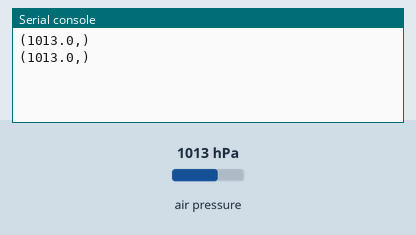
This program was run on a simulated CircuitPython board. On the bench: the last lines printed to the serial console. The inputs (shaded band) are chosen by the test bench; at power-on: air pressure 1013 hPa.

Above: at 1.2 s.
1.3 s: air pressure set to 952 hPa
At 2.6 s:
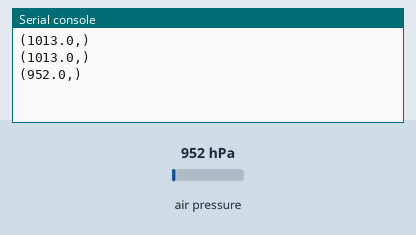
2.8 s: air pressure set to 975 hPa
At 3.8 s:
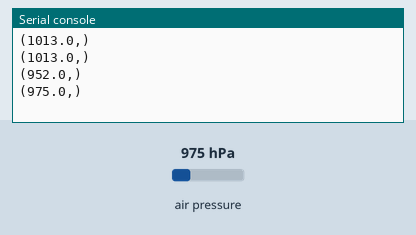
Timing chart, 0 to 5.8 s (numbered marks = the images above; inputs shaded):
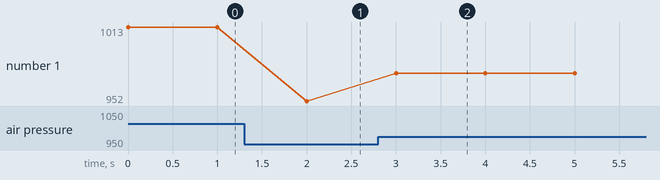

Measured:
- after the input at 1.3 s, the serial console: prints a new line after 0.70 s (image 1)
- after the input at 2.8 s, the serial console: prints a new line after 0.20 s (image 2)
- plotted number 1: 1013 → 952 after the input at 1.3 s, 952 → 975 after the input at 2.8 s

The program:

test.py
```python
import time
import board
import adafruit_mprls

i2c = board.I2C()

# Simplest use, connect to default over I2C
mpr = adafruit_mprls.MPRLS(i2c, psi_min=0, psi_max=25)

while True:
    print((mpr.pressure,))
    time.sleep(1)
```
